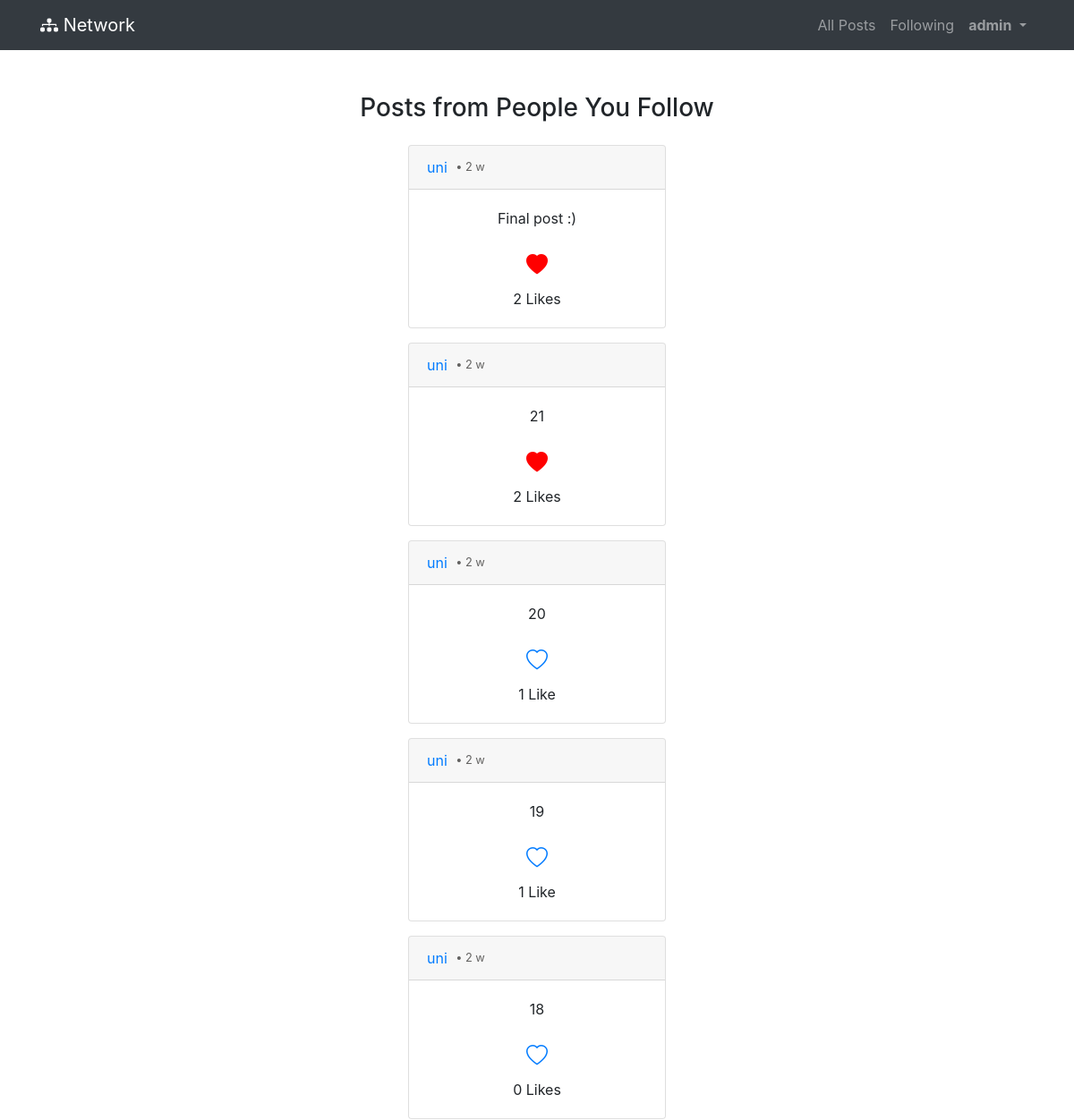
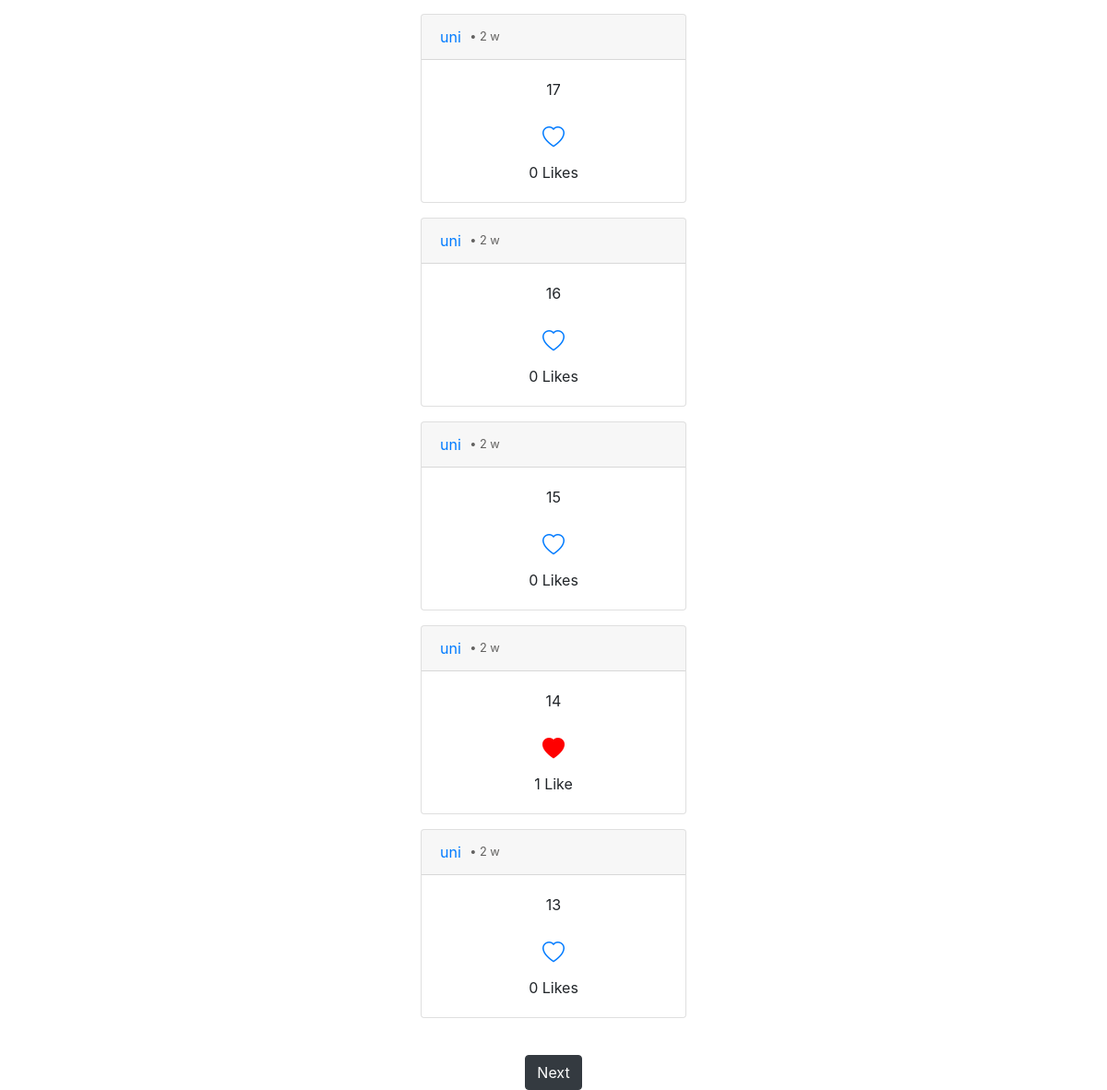
The page /following (signed in) on the database its author committed (2 pictures, top to bottom).
### network/models.py (models this page shows, shortened)
class User(AbstractUser):
    followers = models.ManyToManyField('self', symmetrical=False, related_name='following')

class Post(models.Model):
    user = models.ForeignKey(User, on_delete=models.CASCADE, related_name="posts")
    content = models.TextField()
    timestamp = models.DateTimeField(auto_now_add=True)
    @property
    def total_likes(self):
        return self.likes.count()

### network/views.py (the view)
# urls.py: path("following", views.following, name="following"),
@login_required
def following(request):
    following_users = request.user.following.all()
    post_list = Post.objects.filter(user__in=following_users).order_by('-timestamp')
    paginator = Paginator(post_list, 10)
    page_number = request.GET.get('page')
    posts = paginator.get_page(page_number)
    for post in posts:
        post.has_liked = post.likes.filter(user=request.user).exists()
    return render(request, "network/following.html", {
        "posts": posts
    })

### network/templates/network/following.html (shortened to what this page needs)
{% extends "network/layout.html" %}
{% block body %}
<div class="container mt-5">
    <div class="row justify-content-center">
        <div class="col-md-8 text-center">
            <h3 class="mb-4">Posts from People You Follow</h3>
            <div class="d-flex flex-column align-items-center">
                {% for post in posts %}
                <div class="card text-bg-dark mb-3 post-card" style="width: 100%;" id="post-{{ post.id }}">
                    <div class="card-header">
                        <div class="d-flex align-items-center">
                            <a href="{% url 'profile' post.user.username %}">{{ post.user.username }}</a>
                            <span class="time-ago ms-2" data-timestamp="{{ post.timestamp|date:'U' }}"></span>
                        </div>
                    </div>
                    <div class="card-body" id="post-content-{{ post.id }}">
                        <p class="post-text card-text">{{ post.content }}</p>
                        <p class="card-text text-center">
                            <a href="javascript:void(0);" class="btn btn-link like-btn" data-post-id="{{ post.id }}">
                                {% if post.has_liked %}
                                    <i class="bi bi-heart-fill" style="color: red; font-size: 1.5rem;"></i>
                                {% else %}
                                    <i class="bi bi-heart" style="font-size: 1.5rem;"></i>
                                {% endif %}
                            </a>
                            <br>
                            <span class="like-count">{{ post.total_likes }}</span> Like{{ post.total_likes|pluralize }}
                        </p>
                    </div>
                </div>
                {% endfor %}
            </div>
        </div>
    </div>
</div>
{% if posts.has_other_pages %}
<div class="d-flex justify-content-center mt-4" style="gap: 40px;">
    {% if posts.has_next %}
        <a href="?page={{ posts.next_page_number }}" class="btn btn-dark">Next</a>
    {% endif %}
</div>
{% endif %}
{% endblock %}

### network/templates/network/layout.html (shortened to what this page needs)
{% load static %}
<!DOCTYPE html>
<html lang="en">
    <head>
        <link rel="stylesheet" href="https://stackpath.bootstrapcdn.com/bootstrap/4.4.1/css/bootstrap.min.css">
        <link href="{% static 'network/styles.css' %}" rel="stylesheet">
        <link rel="stylesheet" href="https://cdn.jsdelivr.net/npm/bootstrap-icons/font/bootstrap-icons.css">
    </head>
    <body>
        <nav class="navbar navbar-expand-lg navbar-dark bg-dark">
            <div class="container">
                <a class="navbar-brand" href="{% url 'index' %}">
                    <i class="bi bi-diagram-3-fill"></i> Network
                </a>
                <div class="collapse navbar-collapse" id="navbarNav">
                    <ul class="navbar-nav ml-auto">
                        <li class="nav-item">
                            <a class="nav-link" href="{% url 'all_posts' %}">All Posts</a>
                        </li>
                        {% if user.is_authenticated %}
                            <li class="nav-item">
                                <a class="nav-link" href="{% url 'following' %}">Following</a>
                            </li>
                            <li class="nav-item dropdown">
                                <a class="nav-link dropdown-toggle" href="#" id="userDropdown" role="button" data-toggle="dropdown" aria-haspopup="true" aria-expanded="false">
                                    <strong>{{ user.username }}</strong>
                                </a>
                            </li>
                        {% endif %}
                    </ul>
                </div>
            </div>
        </nav>
        <div class="container mt-4">
            {% block body %}
            {% endblock %}
        </div>
    </body>
</html>

### network/static/network/styles.css (style rules this page uses)
.post-card { margin-bottom: 20px; max-width: 18rem; }
.card-header span { font-size: 0.8rem; color: #636261; }

### rows shown on the page
User: username "admin"
Post: user.username "uni", content "Final post :)", total_likes "2"
Post: user.username "uni", content "21", total_likes "2"
Post: user.username "uni", content "20", total_likes "1"
Post: user.username "uni", content "19", total_likes "1"
Post: user.username "uni", content "18", total_likes "0"
Post: user.username "uni", content "17", total_likes "0"
Post: user.username "uni", content "16", total_likes "0"
Post: user.username "uni", content "15", total_likes "0"
Post: user.username "uni", content "14", total_likes "1"
Post: user.username "uni", content "13", total_likes "0"
